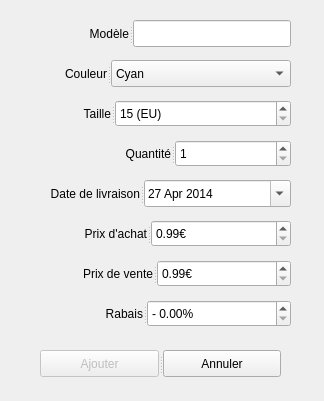
<?xml version="1.0" encoding="UTF-8"?>
<ui version="4.0">
 <class>AjoutMarchandiseDialog</class>
 <widget class="QDialog" name="AjoutMarchandiseDialog">
  <property name="windowModality">
   <enum>Qt::WindowModal</enum>
  </property>
  <property name="geometry">
   <rect>
    <x>0</x>
    <y>0</y>
    <width>324</width>
    <height>401</height>
   </rect>
  </property>
  <property name="windowTitle">
   <string>Ajout d'une marchandise</string>
  </property>
  <property name="windowIcon">
   <iconset>
    <normaloff>../../images/qlot_512.svg</normaloff>../../images/qlot_512.svg</iconset>
  </property>
  <widget class="QSplitter" name="splitter">
   <property name="geometry">
    <rect>
     <x>40</x>
     <y>350</y>
     <width>241</width>
     <height>27</height>
    </rect>
   </property>
   <property name="orientation">
    <enum>Qt::Horizontal</enum>
   </property>
   <widget class="QPushButton" name="ajout_marchandise_button">
    <property name="enabled">
     <bool>false</bool>
    </property>
    <property name="text">
     <string>Ajouter</string>
    </property>
   </widget>
   <widget class="QPushButton" name="refus_marchandise_button">
    <property name="text">
     <string>Annuler</string>
    </property>
   </widget>
  </widget>
  <widget class="QSplitter" name="splitter_2">
   <property name="geometry">
    <rect>
     <x>70</x>
     <y>20</y>
     <width>221</width>
     <height>27</height>
    </rect>
   </property>
   <property name="orientation">
    <enum>Qt::Horizontal</enum>
   </property>
   <widget class="QLabel" name="label">
    <property name="text">
     <string>Modèle</string>
    </property>
    <property name="alignment">
     <set>Qt::AlignRight|Qt::AlignTrailing|Qt::AlignVCenter</set>
    </property>
   </widget>
   <widget class="QLineEdit" name="modele_edit"/>
  </widget>
  <widget class="QSplitter" name="splitter_4">
   <property name="geometry">
    <rect>
     <x>40</x>
     <y>100</y>
     <width>251</width>
     <height>27</height>
    </rect>
   </property>
   <property name="orientation">
    <enum>Qt::Horizontal</enum>
   </property>
   <widget class="QLabel" name="label_3">
    <property name="text">
     <string>Taille</string>
    </property>
    <property name="alignment">
     <set>Qt::AlignRight|Qt::AlignTrailing|Qt::AlignVCenter</set>
    </property>
   </widget>
   <widget class="QSpinBox" name="spinBox_taille">
    <property name="suffix">
     <string> (EU)</string>
    </property>
    <property name="prefix">
     <string/>
    </property>
    <property name="minimum">
     <number>15</number>
    </property>
    <property name="maximum">
     <number>50</number>
    </property>
   </widget>
  </widget>
  <widget class="QSplitter" name="splitter_7">
   <property name="geometry">
    <rect>
     <x>20</x>
     <y>220</y>
     <width>271</width>
     <height>27</height>
    </rect>
   </property>
   <property name="orientation">
    <enum>Qt::Horizontal</enum>
   </property>
   <widget class="QLabel" name="label_6">
    <property name="text">
     <string>Prix d'achat</string>
    </property>
    <property name="alignment">
     <set>Qt::AlignRight|Qt::AlignTrailing|Qt::AlignVCenter</set>
    </property>
   </widget>
   <widget class="QDoubleSpinBox" name="doubleSpinBox_achat">
    <property name="suffix">
     <string>€</string>
    </property>
    <property name="minimum">
     <double>0.990000000000000</double>
    </property>
    <property name="maximum">
     <double>499.990000000000009</double>
    </property>
    <property name="singleStep">
     <double>0.010000000000000</double>
    </property>
   </widget>
  </widget>
  <widget class="QSplitter" name="splitter_5">
   <property name="geometry">
    <rect>
     <x>40</x>
     <y>140</y>
     <width>251</width>
     <height>27</height>
    </rect>
   </property>
   <property name="orientation">
    <enum>Qt::Horizontal</enum>
   </property>
   <widget class="QLabel" name="label_4">
    <property name="text">
     <string>Quantité</string>
    </property>
    <property name="alignment">
     <set>Qt::AlignRight|Qt::AlignTrailing|Qt::AlignVCenter</set>
    </property>
   </widget>
   <widget class="QSpinBox" name="spinBox_quantite">
    <property name="minimum">
     <number>1</number>
    </property>
    <property name="maximum">
     <number>99</number>
    </property>
    <property name="value">
     <number>1</number>
    </property>
   </widget>
  </widget>
  <widget class="QSplitter" name="splitter_9">
   <property name="geometry">
    <rect>
     <x>70</x>
     <y>300</y>
     <width>221</width>
     <height>27</height>
    </rect>
   </property>
   <property name="orientation">
    <enum>Qt::Horizontal</enum>
   </property>
   <widget class="QLabel" name="label_8">
    <property name="text">
     <string>Rabais</string>
    </property>
    <property name="alignment">
     <set>Qt::AlignRight|Qt::AlignTrailing|Qt::AlignVCenter</set>
    </property>
   </widget>
   <widget class="QDoubleSpinBox" name="doubleSpinBox_rabais">
    <property name="prefix">
     <string>- </string>
    </property>
    <property name="suffix">
     <string>%</string>
    </property>
    <property name="minimum">
     <double>0.000000000000000</double>
    </property>
    <property name="maximum">
     <double>99.989999999999995</double>
    </property>
    <property name="singleStep">
     <double>0.010000000000000</double>
    </property>
    <property name="value">
     <double>0.000000000000000</double>
    </property>
   </widget>
  </widget>
  <widget class="QSplitter" name="splitter_3">
   <property name="geometry">
    <rect>
     <x>20</x>
     <y>60</y>
     <width>271</width>
     <height>27</height>
    </rect>
   </property>
   <property name="orientation">
    <enum>Qt::Horizontal</enum>
   </property>
   <widget class="QLabel" name="label_2">
    <property name="text">
     <string>Couleur</string>
    </property>
    <property name="alignment">
     <set>Qt::AlignRight|Qt::AlignTrailing|Qt::AlignVCenter</set>
    </property>
   </widget>
   <widget class="QComboBox" name="comboBox_couleur">
    <item>
     <property name="text">
      <string>Cyan</string>
     </property>
    </item>
    <item>
     <property name="text">
      <string>Magenta</string>
     </property>
    </item>
    <item>
     <property name="text">
      <string>Emeraude</string>
     </property>
    </item>
    <item>
     <property name="text">
      <string>Jaune</string>
     </property>
    </item>
    <item>
     <property name="text">
      <string>Bleu</string>
     </property>
    </item>
    <item>
     <property name="text">
      <string>Rouge</string>
     </property>
    </item>
    <item>
     <property name="text">
      <string>Vert</string>
     </property>
    </item>
    <item>
     <property name="text">
      <string>Saphir</string>
     </property>
    </item>
    <item>
     <property name="text">
      <string>Kaki</string>
     </property>
    </item>
    <item>
     <property name="text">
      <string>Brun</string>
     </property>
    </item>
    <item>
     <property name="text">
      <string>Marron</string>
     </property>
    </item>
    <item>
     <property name="text">
      <string>Rose</string>
     </property>
    </item>
    <item>
     <property name="text">
      <string>Violet</string>
     </property>
    </item>
    <item>
     <property name="text">
      <string>Mauve</string>
     </property>
    </item>
    <item>
     <property name="text">
      <string>Pourpre</string>
     </property>
    </item>
    <item>
     <property name="text">
      <string>Bleu roi</string>
     </property>
    </item>
    <item>
     <property name="text">
      <string>Ocre</string>
     </property>
    </item>
    <item>
     <property name="text">
      <string>Noir</string>
     </property>
    </item>
    <item>
     <property name="text">
      <string>Blanc</string>
     </property>
    </item>
    <item>
     <property name="text">
      <string>Gris</string>
     </property>
    </item>
    <item>
     <property name="text">
      <string>Beige</string>
     </property>
    </item>
    <item>
     <property name="text">
      <string>Crème</string>
     </property>
    </item>
    <item>
     <property name="text">
      <string>Fluo</string>
     </property>
    </item>
   </widget>
  </widget>
  <widget class="QSplitter" name="splitter_8">
   <property name="geometry">
    <rect>
     <x>20</x>
     <y>260</y>
     <width>271</width>
     <height>27</height>
    </rect>
   </property>
   <property name="orientation">
    <enum>Qt::Horizontal</enum>
   </property>
   <widget class="QLabel" name="label_7">
    <property name="text">
     <string>Prix de vente</string>
    </property>
    <property name="alignment">
     <set>Qt::AlignRight|Qt::AlignTrailing|Qt::AlignVCenter</set>
    </property>
   </widget>
   <widget class="QDoubleSpinBox" name="doubleSpinBox_vente">
    <property name="suffix">
     <string>€</string>
    </property>
    <property name="minimum">
     <double>0.990000000000000</double>
    </property>
    <property name="maximum">
     <double>499.990000000000009</double>
    </property>
    <property name="singleStep">
     <double>0.010000000000000</double>
    </property>
   </widget>
  </widget>
  <widget class="QSplitter" name="splitter_6">
   <property name="geometry">
    <rect>
     <x>0</x>
     <y>180</y>
     <width>291</width>
     <height>27</height>
    </rect>
   </property>
   <property name="orientation">
    <enum>Qt::Horizontal</enum>
   </property>
   <widget class="QLabel" name="label_5">
    <property name="text">
     <string>Date de livraison</string>
    </property>
    <property name="alignment">
     <set>Qt::AlignRight|Qt::AlignTrailing|Qt::AlignVCenter</set>
    </property>
   </widget>
   <widget class="QDateEdit" name="dateEdit_livraison">
    <property name="date">
     <date>
      <year>2014</year>
      <month>4</month>
      <day>27</day>
     </date>
    </property>
    <property name="minimumDate">
     <date>
      <year>2014</year>
      <month>4</month>
      <day>27</day>
     </date>
    </property>
    <property name="calendarPopup">
     <bool>true</bool>
    </property>
   </widget>
  </widget>
 </widget>
 <resources/>
 <connections>
  <connection>
   <sender>refus_marchandise_button</sender>
   <signal>clicked()</signal>
   <receiver>AjoutMarchandiseDialog</receiver>
   <slot>reject()</slot>
   <hints>
    <hint type="sourcelabel">
     <x>222</x>
     <y>363</y>
    </hint>
    <hint type="destinationlabel">
     <x>161</x>
     <y>200</y>
    </hint>
   </hints>
  </connection>
 </connections>
</ui>
